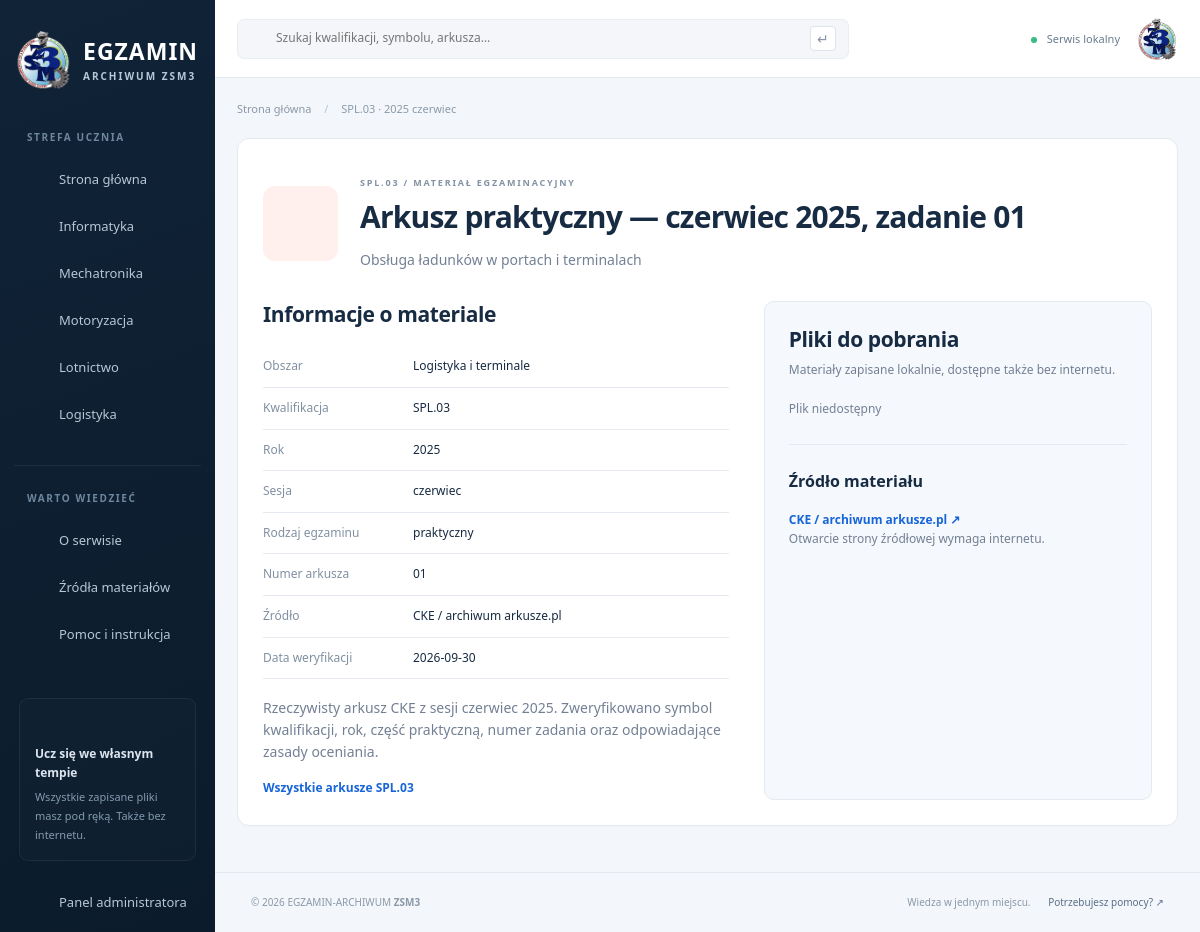
Screenshot of /serwis/material.php?id=30 with the database file from the repository.
### tables this page shows
CREATE TABLE areas (
 id INT UNSIGNED AUTO_INCREMENT PRIMARY KEY,
 name VARCHAR(100) NOT NULL,
 slug VARCHAR(100) NOT NULL UNIQUE,
 icon VARCHAR(30) NOT NULL,
 color CHAR(7) NOT NULL
);

CREATE TABLE exams (
 id INT UNSIGNED AUTO_INCREMENT PRIMARY KEY,
 qualification_id INT UNSIGNED NOT NULL,
 year SMALLINT UNSIGNED NOT NULL,
 session ENUM('styczeń','czerwiec','lipiec') NOT NULL,
 exam_type ENUM('teoretyczny','praktyczny') NOT NULL,
 exam_number VARCHAR(20) NOT NULL,
 title VARCHAR(255) NOT NULL,
 description TEXT NOT NULL,
 pdf_path VARCHAR(500) NULL,
 answers_path VARCHAR(500) NULL,
 source_url VARCHAR(1000) NOT NULL DEFAULT '',
 source_name VARCHAR(150) NOT NULL,
 verified_at DATE NULL,
 is_sample BOOLEAN NOT NULL DEFAULT 0,
 created_at TIMESTAMP NOT NULL DEFAULT CURRENT_TIMESTAMP,
 CONSTRAINT fk_exam_qualification FOREIGN KEY (qualification_id) REFERENCES qualifications(id) ON DELETE RESTRICT,
 CONSTRAINT chk_exam_year CHECK (year BETWEEN 2000 AND 2100),
 CONSTRAINT chk_exam_sample CHECK (is_sample IN (0,1)),
 UNIQUE KEY uq_exam (qualification_id,year,session,exam_type,exam_number),
 INDEX idx_exam_filters (year,session,exam_type),
 INDEX idx_exam_created (created_at)
);

CREATE TABLE qualifications (
 id INT UNSIGNED AUTO_INCREMENT PRIMARY KEY,
 area_id INT UNSIGNED NOT NULL,
 symbol VARCHAR(7) NOT NULL UNIQUE,
 name VARCHAR(255) NOT NULL,
 description TEXT NOT NULL,
 CONSTRAINT fk_qualification_area FOREIGN KEY (area_id) REFERENCES areas(id) ON DELETE RESTRICT
);

### serwis/material.php (the view, shortened to what this page needs)
<?php
require_once __DIR__ . '/../includes/functions.php';
$examId = input_id('id');
$sql = 'SELECT e.*, q.symbol, q.name AS qualification_name, a.name AS area_name
        FROM exams e
        JOIN qualifications q ON q.id = e.qualification_id
        JOIN areas a ON a.id = q.area_id
        WHERE e.id = ?';
$exam = query($sql, [$examId])->fetch_assoc();
$title = $exam['symbol'] . ' · ' . $exam['year'] . ' ' . $exam['session'];
$details = [
    'area_name' => 'Obszar',
    'symbol' => 'Kwalifikacja',
    'year' => 'Rok',
    'session' => 'Sesja',
    'exam_type' => 'Rodzaj egzaminu',
    'exam_number' => 'Numer arkusza',
    'source_name' => 'Źródło',
    'verified_at' => 'Data weryfikacji',
];
$hasSourceLink = $exam['source_url'] !== '';
require ROOT . '/includes/header.php';
?>
<section class="panel">
    <div class="page-heading">
        <span class="document-icon"><?= icon('file') ?></span>
        <div>
            <span class="eyebrow dark"><?= e($exam['symbol']) ?> / MATERIAŁ EGZAMINACYJNY</span>
            <h1><?= e($exam['title']) ?></h1>
            <p><?= e($exam['qualification_name']) ?></p>
        </div>
    </div>
    <div class="detail-grid">
        <div>
            <h2>Informacje o materiale</h2>
            <dl>
                <?php foreach ($details as $key => $label): ?>
                    <?php
                    $value = $exam[$key];
                    if ($key === 'verified_at') {
                        $value = verification_date($value);
                    }
                    ?>
                    <div>
                        <dt><?= e($label) ?></dt>
                        <dd><?= e($value) ?></dd>
                    </div>
                <?php endforeach; ?>
            </dl>
            <p class="description"><?= nl2br(e($exam['description'])) ?></p>
            <a class="text-link" href="<?= e(url('serwis/qualification.php?symbol=' . $exam['symbol'])) ?>">
                Wszystkie arkusze <?= e($exam['symbol']) ?>
                <?= icon('arrow') ?>
            </a>
        </div>
        <div class="download-panel">
            <h2>Pliki do pobrania</h2>
            <p>Materiały zapisane lokalnie, dostępne także bez internetu.</p>
            <div class="download-list">
                <?php file_buttons($exam); ?>
            </div>
            <?php if ($hasSourceLink): ?>
                <hr>
                <h3>Źródło materiału</h3>
                <a class="text-link" target="_blank" rel="noopener noreferrer" href="<?= e($exam['source_url']) ?>">
                    <?= e($exam['source_name']) ?> ↗
                </a>
                <p class="small">Otwarcie strony źródłowej wymaga internetu.</p>
            <?php endif; ?>
        </div>
    </div>
</section>
<?php require ROOT . '/includes/footer.php'; ?>

### includes/header.php (shortened to what this page needs)
<?php
$allAreas = areas();
?>
<!doctype html>
<html lang="pl">
<head>
    <link rel="stylesheet" href="<?= e(url('assets/css/style.css')) ?>">
</head>
<body>
    <?php require ROOT . '/includes/sidebar.php'; ?>
    <div class="workspace">
        <header class="topbar">
            <form class="top-search" action="<?= e(url('serwis/search.php')) ?>">
                <?= icon('search') ?>
                <input id="top-q" name="q" placeholder="Szukaj kwalifikacji, symbolu, arkusza…"
                    value="<?= e(input('q')) ?>">
                <button aria-label="Szukaj">↵</button>
            </form>
            <span class="local-status"><i></i> Serwis lokalny</span>
            <img class="avatar" src="<?= e(url('assets/img/zsm3.png')) ?>" alt="Zespół Szkół Mechanicznych nr 3" width="42" height="42">
        </header>
        <main id="main">
            <div class="breadcrumb">
                <a href="<?= e(url()) ?>">Strona główna</a>
                <?php if ($title !== 'Strona główna'): ?>
                    <span>/</span>
                    <?= e($title) ?>
                <?php endif; ?>
            </div>

### includes/sidebar.php (shortened to what this page needs)
<?php
$informationPages = [
    ['file' => 'about', 'icon' => 'info', 'label' => 'O serwisie'],
    ['file' => 'sources', 'icon' => 'book', 'label' => 'Źródła materiałów'],
    ['file' => 'help', 'icon' => 'shield', 'label' => 'Pomoc i instrukcja'],
];
?>
<aside class="sidebar" id="sidebar">
    <a class="brand" href="<?= e(url()) ?>">
        <img class="brand-logo" src="<?= e(url('assets/img/zsm3.png')) ?>" alt="Emblemat ZSM3 w Krakowie" width="58" height="58">
        <span>
            EGZAMIN
            <span class="brand-sub">ARCHIWUM ZSM3</span>
        </span>
    </a>
    <div class="sidebar-caption">STREFA UCZNIA</div>
    <nav aria-label="Nawigacja główna">
        <?php
        $homeClass = '';
        ?>
        <a class="nav-link <?= $homeClass ?>" href="<?= e(url()) ?>">
            <?= icon('home') ?>
            Strona główna
        </a>
        <?php foreach ($allAreas as $navigationArea): ?>
            <?php
            $areaClass = '';
            $shortAreaName = explode(' i ', $navigationArea['name'])[0];
            $areaUrl = url('serwis/area.php?id=' . $navigationArea['id']);
            ?>
            <a class="nav-link <?= $areaClass ?>" href="<?= e($areaUrl) ?>">
                <?= icon($navigationArea['icon']) ?>
                <?= e($shortAreaName) ?>
            </a>
        <?php endforeach; ?>
    </nav>
    <div class="sidebar-caption divider">WARTO WIEDZIEĆ</div>
    <nav aria-label="Informacje">
        <?php foreach ($informationPages as $informationPage): ?>
            <?php
            $informationPageFile = $informationPage['file'] . '.php';
            $informationClass = '';
            $informationUrl = url('serwis/' . $informationPageFile);
            ?>
            <a class="nav-link <?= $informationClass ?>" href="<?= e($informationUrl) ?>">
                <?= icon($informationPage['icon']) ?>
                <?= e($informationPage['label']) ?>
            </a>
        <?php endforeach; ?>
    </nav>
    <div class="sidebar-bottom">
        <div class="offline-card">
            <?= icon('shield') ?>
            <strong>Ucz się we własnym tempie</strong>
            <p>Wszystkie zapisane pliki masz pod ręką. Także bez internetu.</p>
        </div>
        <a class="nav-link" href="<?= e(url('admin/')) ?>">
            <?= icon('gear') ?>
            Panel administratora
        </a>
        <small>PROJEKT PRAKTYK ZAWODOWYCH<br>ZSM3 · Archiwum egzaminów</small>
    </div>
</aside>

### includes/functions.php (shortened to what this page needs)
<?php
function e($value) {
    return htmlspecialchars((string)($value ?? ''), ENT_QUOTES | ENT_SUBSTITUTE, 'UTF-8');
}
function input($key, $data = null) {
    if ($data === null) {
        $data = $_GET;
    }
    if (!isset($data[$key]) || !is_string($data[$key])) {
        return '';
    }
    return trim($data[$key]);
}
function input_id($key, $data = null) {
    $value = input($key, $data);
    return (int)$value;
}
function url($path = '') {
    $script = '/index.php';
    if (isset($_SERVER['SCRIPT_NAME'])) {
        $script = str_replace('\\', '/', $_SERVER['SCRIPT_NAME']);
    }
    $base = dirname($script);
    if (in_array(basename($base), ['serwis', 'admin'])) {
        $base = dirname($base);
    }
    return rtrim($base, '/.') . '/' . ltrim($path, '/');
}
function db() {
    static $conn;
    if (!$conn) {
        $c = require ROOT . '/config/database.php';
        $conn = new mysqli($c['host'], $c['user'], $c['password'], $c['name'], $c['port']);
        $conn->set_charset('utf8mb4');
    }
    return $conn;
}
function query($sql, $params = []) {
    $statement = db()->prepare($sql);
    if ($params) {
        $types = '';
        foreach ($params as $value) {
            if (is_int($value)) {
                $types .= 'i';
            } elseif (is_float($value)) {
                $types .= 'd';
            } else {
                $types .= 's';
            }
        }
        $statement->bind_param($types, ...$params);
    }
    $statement->execute();
    $result = $statement->get_result();
    return $result === false ? true : $result;
}
function areas() {
    $sql = 'SELECT a.*, COUNT(q.id) AS total
            FROM areas a
            LEFT JOIN qualifications q ON q.area_id = a.id
            GROUP BY a.id
            ORDER BY a.id';
    return query($sql)->fetch_all(MYSQLI_ASSOC);
}
function icon($name, $class = '') {
    $paths = [
        'cap'=>'<path d="m2 9 10-5 10 5-10 5L2 9Zm4 3v6c4 3 8 3 12 0v-6M2 9v8"/>',
        'home'=>'<path d="m3 10 9-7 9 7M5 9v12h5v-7h4v7h5V9"/>',
        'monitor'=>'<rect x="3" y="3" width="18" height="13" rx="2"/><path d="M8 21h8m-4-5v5"/>',
        'gear'=>'<path d="m9 3-1 3-3 1-2 3 2 2-1 3 3 2 2 4h5l1-3 3-1 3-4-2-2 1-3-3-2-2-3H9Z"/><circle cx="12" cy="12" r="3"/>',
        'car'=>'<path d="m5 8 2-5h10l2 5M3 9h18v9H3V9Zm2 9v3m14-3v3M6 13h2m8 0h2"/>',
        'plane'=>'<path d="m12 2 2 8 8 5v2l-8-2v5l3 2H7l3-2v-5l-8 2v-2l8-5 2-8Z"/>',
        'ship'=>'<path d="M8 10V5h8v5m-4-5V2M3 12l9-3 9 3-4 7H7l-4-7Zm-1 9c2 2 4 0 6 0s2 2 4 0 4 0 6 0 2 2 4 0"/>',
        'search'=>'<circle cx="10" cy="10" r="6"/><path d="m15 15 6 6"/>',
        'file'=>'<path d="M5 2h9l5 5v15H5V2Zm9 0v6h5M8 12h8m-8 4h6"/>',
        'download'=>'<path d="M12 3v12m-5-5 5 5 5-5M3 15v6h18v-6"/>',
        'arrow'=>'<path d="M4 12h16m-6-6 6 6-6 6"/>',
        'info'=>'<circle cx="12" cy="12" r="9"/><path d="M12 11v6m0-10v1"/>',
        'book'=>'<path d="M12 5C8 2 4 3 2 4v16c4-2 7-1 10 1 3-2 6-3 10-1V4c-4-2-7-1-10 1Zm0 0v16"/>',
        'shield'=>'<path d="m12 2 9 4v6c0 5-5 8-9 10-4-2-9-5-9-10V6l9-4Zm-5 9 3 3 7-7"/>',
        'menu'=>'<path d="M3 5h18M3 12h18M3 19h18"/>',
        'grid'=>'<path d="M3 3h7v7H3Zm11 0h7v7h-7ZM3 14h7v7H3Zm11 0h7v7h-7Z"/>',
    ];
    return '<svg class="icon ' . e($class) . '" viewBox="0 0 24 24" fill="none" stroke="currentColor" stroke-width="1.7" stroke-linecap="round" stroke-linejoin="round" aria-hidden="true">' . ($paths[$name] ?? $paths['file']) . '</svg>';
}
function local_file($path) {
    $base = realpath(ROOT . '/uploads');
 $file = realpath(ROOT . '/' . $path);
    if (!$base || !$file || !is_file($file) || !str_starts_with(str_replace('\\','/',$file), str_replace('\\','/',$base) . '/')) return null;
    return $file;
}
function file_buttons($exam) {
    $pdfFile = local_file($exam['pdf_path'] ?? null);
    if ($pdfFile) {
        print_exam_file_button($exam['id'], 'pdf', 'Arkusz PDF', 'pdf');
    } else {
        echo '<span class="muted small">Plik niedostępny</span> ';
    }
}

### rows the page displays
areas: name "Informatyka"
areas: name "Mechatronika"
areas: name "Motoryzacja"
areas: name "Lotnictwo"
areas: name "Logistyka"
exams: title "SPL.03 · 2025 czerwiec", qualification.symbol "SPL.03", title "Arkusz praktyczny — czerwiec 2025, zadanie 01", qualification.name "Obsługa ładunków w portach i terminalach", areas.name "Logistyka i terminale", year "2025", session "czerwiec", exam_type "praktyczny", exam_number "01", source_name "CKE / archiwum arkusze.pl", verified_at "2026-09-30", description "Rzeczywisty arkusz CKE z sesji czerwiec 2025. Zweryfikowano symbol kwalifikacji, rok, część praktyczną, numer zadania oraz odpowiadające zasady oceniania."

### other values shown
$informationPage['label'] "O serwisie"
$informationPage['label'] "Źródła materiałów"
$informationPage['label'] "Pomoc i instrukcja"
$label "Obszar"
$label "Kwalifikacja"
$label "Rok"
$label "Sesja"
$label "Rodzaj egzaminu"
$label "Numer arkusza"
$label "Źródło"
$label "Data weryfikacji"
